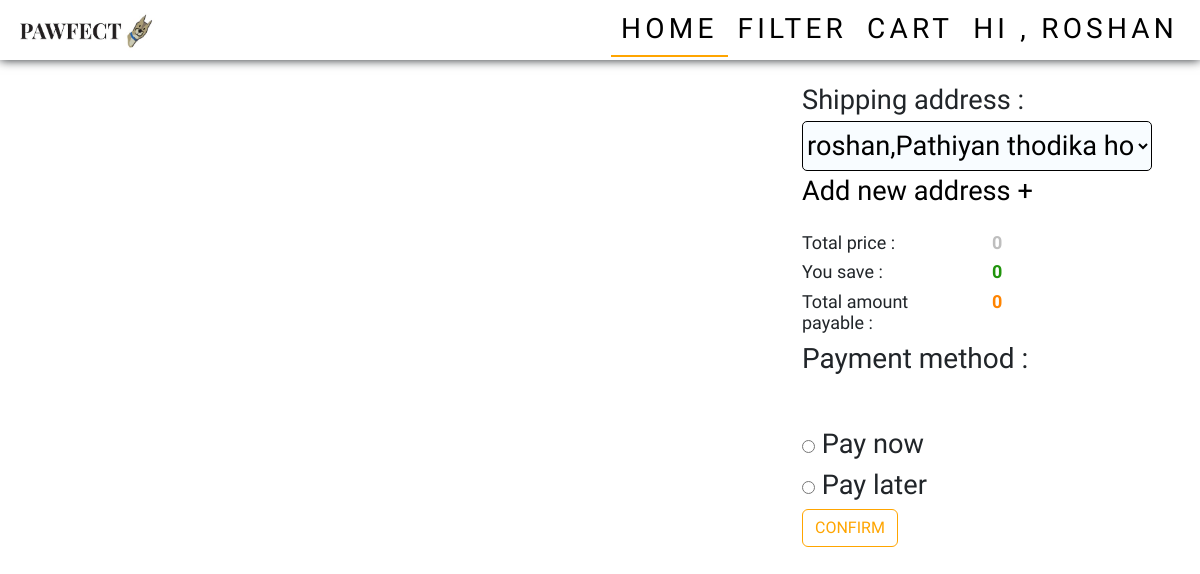
/orderSummary2/0/0/0 (signed in), run on an earlier commit of the app's database.
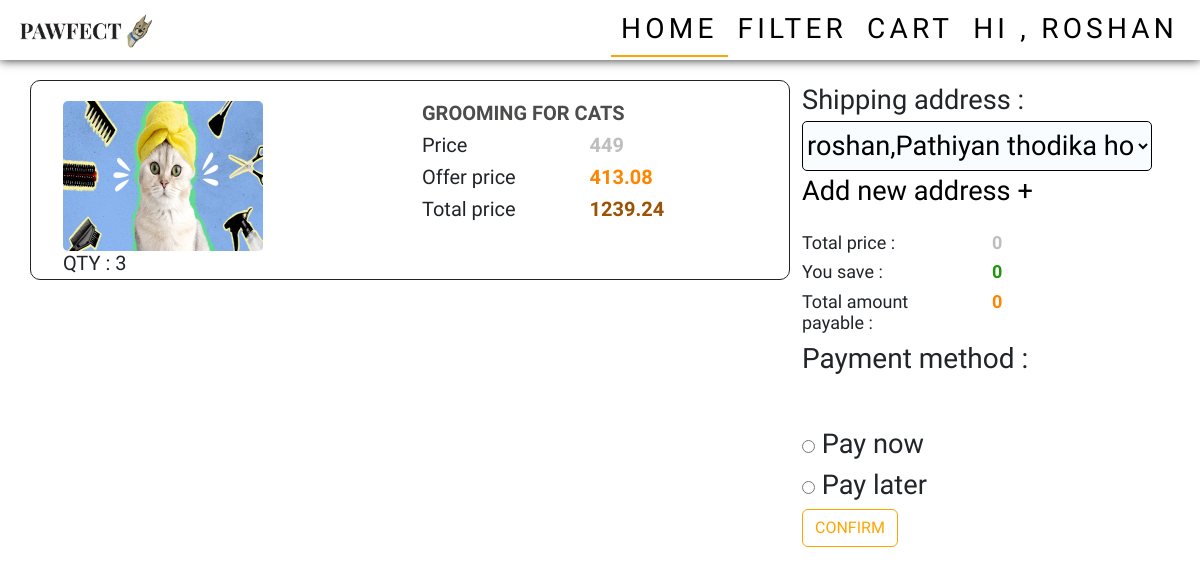
And on a later commit of the database.
### app/models.py (models this page shows)
class Cart(models.Model):
    user=models.ForeignKey(User,on_delete=models.CASCADE)
    pro=models.ForeignKey(Details,on_delete=models.CASCADE)
    qty=models.IntegerField()
    price=models.FloatField()

class Details(models.Model):
    product=models.ForeignKey(Product, on_delete=models.CASCADE)
    dis=models.TextField()
    price=models.IntegerField()
    ofr_per=models.FloatField()
    ofr_price=models.FloatField()
    stock=models.IntegerField()

class Product(models.Model):
    category=models.ForeignKey(Category, on_delete=models.CASCADE)
    name=models.TextField()
    img=models.FileField()
    dis=models.TextField()

### app/views.py (the view)
# urls.py: path('orderSummary2/<discount>/<price>/<total>',views.orderSummary2,name="orderSummary2"),
def orderSummary2(req,discount,price,total):
    if 'user' in req.session:
        user=User.objects.get(username=req.session['user'])
        data=Address.objects.filter(user=user)
        cart=Cart.objects.filter(user=user)
        pet=Pet.objects.all()
        cat=Category.objects.all()
        if req.method == 'POST':
            address=req.POST['address']
            pay=req.POST['pay']
            addr=Address.objects.get(user=user,pk=address)
        else:
            return render(req,'user/orderSummary2.html',{'cart':cart,'data':data,'discount':discount,'price':price,'total':total,'discount':discount,'pet':pet,'cat':cat})
        req.session['address']=addr.pk
        if pay == 'paynow':
            return redirect("payment2")
        else:
            return redirect("book2")
    else:
        return redirect(shop_login)

### templates/user/orderSummary2.html (shortened to what this page needs)
<!DOCTYPE html>
<html lang="en">
<head>
  {% load static %}
    <link href="https://cdn.jsdelivr.net/npm/bootstrap@5.3.3/dist/css/bootstrap.min.css" rel="stylesheet">
    <link rel="stylesheet" href="{% static 'css/style.css' %}">
    <link rel="stylesheet" href="{% static 'css/userHome.css' %}">
</head>
<body>
  <nav class="navbar navbar-expand-sm  fixed-top">
    <div class="container-fluid">
      <a class="navbar-brand" href="../../../user_home"><img src="{% static 'images/pawfectlogo.jpg'%}" alt="" width="150px"></a>
      <div class="collapse navbar-collapse justify-content-end" id="collapsibleNavbar">
        <ul class="navbar-nav">
          <li class="nav-item">
            <a class="nav-link active" href="../../../user_home">Home</a>
          </li>
          <li class="nav-item dropdown petDrop">
            <a class="nav-link " href="#" role="button" data-bs-toggle="dropdown">FILTER</a>
          </li>
          <li class="nav-item">
            <a class="nav-link" href="../../../viewCart">CART</a>
          </li>
          <li class="nav-item dropdown userDrop">
            <a class="nav-link " href="#" role="button" data-bs-toggle="dropdown">hi , {{user.first_name}}</a>
          </li>
        </ul>
      </div>
    </div>
  </nav>
    <div class="container os2">
        <div class="row">
            <div class="col-lg-8">
                {% for i in cart %}
                <div class="row row2">
                    <div class="col-lg-6">
                        <img src="{{i.pro.product.img.url}}" alt="">
                        <h3>QTY : {{i.qty}}</h3>
                    </div>
                    <div class="col-lg-6 col-lg-61">
                        <h3 class="name">{{i.pro.product.name}}</h3>
                        <div class="row row3">
                          <div class="col-lg-6 col-xs-6">
                            <h3>Price </h3>
                            <h3>Offer price </h3>
                            <h3>Total price </h3>
                          </div>
                          <div class="col-lg-6 col-xs-6">
                            <h3 class="price">{{i.pro.price}}</h3>
                            <h3 class="offerPrice">{{i.pro.ofr_price}}</h3>
                            <h3 class="totalPrice">{{i.price}}</h3>
                          </div>
                        </div>
                    </div>
                </div>
                {% endfor %}
            </div>
            <div class="col-lg-4">
              <form class="addressForm" action="" method="post" enctype="multipart/form-data">
                <label for="">Shipping address : </label><br>
                <select name="address" id="address">
                  {% for i in data %}
                    <option value="{{i.pk}}">{{i.name}},{{i.house}},{{i.street}},{{i.pin}},{{i.state}}</option>
                  {% endfor %}
                </select><br>
                <a href="../../../address">Add new address + </a>
                <div class="row row4">
                  <div class="col-lg-6">
                    <h3>Total price : </h3>
                    <h3>You save : </h3>
                    <h3>Total amount payable : </h3>
                  </div>
                  <div class="col-lg-6">
                    <h3 class="price">{{price}}</h3>
                    <h3 class="discount">{{discount}}</h3>
                    <h3 class="offerPrice">{{total}}</h3>
                  </div>
                </div>
                <h3>Payment method :</h3><br>
                <input type="radio" name="pay" id="paynow" value="paynow">
                <label for="paynow">Pay now</label><br>
                <input type="radio" name="pay" id="paylater" value="paylater">
                <label for="paylater">Pay later</label><br>
                <button type="submit" class="btn">CONFIRM</button>
              </form>
            </div>
        </div>
    </div>
</body>
</html>

What changed in the data, as far as the page shows it:
added Cart: pro.product.img (picture), qty "3", pro.product.name "GROOMING FOR CATS", pro.price "449", pro.ofr_price "413.08", price "1239.24"
